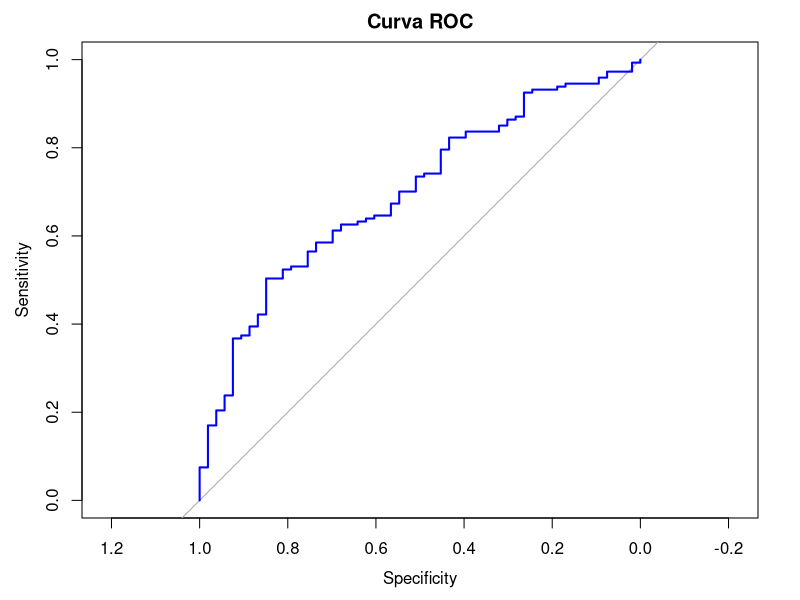

Here is the R script that generated this plot:

# Paquetes necesarios
library(pROC)

# Cargar datos simulados
set.seed(123)
n <- 200
edad <- rnorm(n, mean = 50, sd = 10)
grupo <- as.factor(sample(1:4, n, replace = TRUE))
chd <- rbinom(n, 1, prob = 1 / (1 + exp(-(0.05 * edad - 0.5 * as.numeric(grupo)))))

data <- data.frame(edad, grupo, chd)

# Ajustar modelo de regresión logística
modelo <- glm(chd ~ edad + grupo, data = data, family = binomial)

# Predicción de probabilidades
probabilidades <- predict(modelo, type = "response")

# Umbral para clasificación
umbral <- 0.5
predicciones <- ifelse(probabilidades > umbral, 1, 0)

# Matriz de confusión
TP <- sum(predicciones == 1 & data$chd == 1)
FP <- sum(predicciones == 1 & data$chd == 0)
FN <- sum(predicciones == 0 & data$chd == 1)
TN <- sum(predicciones == 0 & data$chd == 0)

# Cálculo de métricas
recall <- TP / (TP + FN)
precision <- TP / (TP + FP)
specificity <- TN / (TN + FP)

cat("Recall:", round(recall, 3), "\n")
cat("Precision:", round(precision, 3), "\n")
cat("Specificity:", round(specificity, 3), "\n")

# Calcular y graficar la curva ROC
roc_obj <- roc(data$chd, probabilidades)
plot(roc_obj, col = "blue", main = "Curva ROC")
auc_value <- auc(roc_obj)
cat("AUC:", round(auc_value, 3), "\n")
